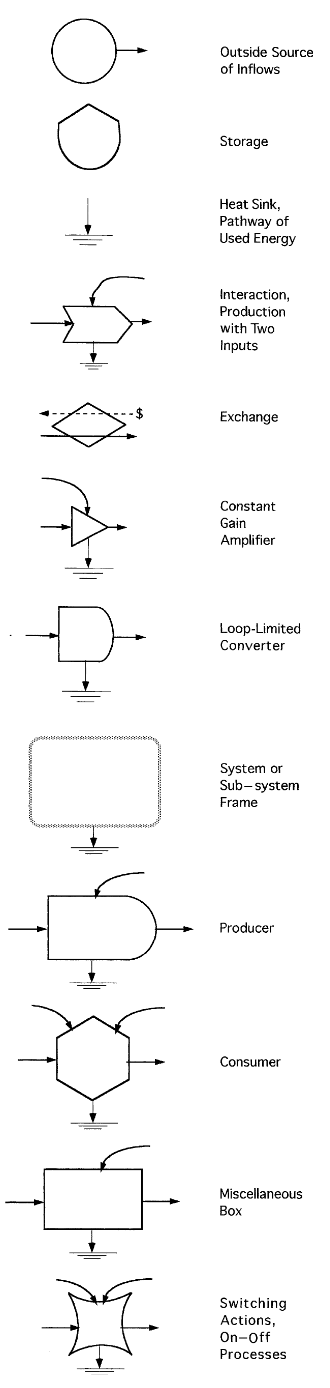
#> input picture reference-images/complete-odum-symbols.png, 330 x 1388 px
$ python measure_reference.py
#> lines starting #> are read from the running program, lines starting #| are printed output that depends on the picture
#!/usr/bin/env python3
"""Measure Odum's published symbols to produce the targets in invariants.json.

The reference sheet draws each symbol with its inflow, outflow and heat-sink
arrows attached, so a bounding box around the ink measures the arrows too. This
isolates the symbol itself by flood-filling its interior from a seed point:
the outline is closed, the arrows are outside it, so the filled region is the
body alone.

Run it to regenerate the numbers rather than editing invariants.json by hand:

    python3 tests/fidelity/measure_reference.py

The seed points below were chosen by eye from the sheet and are the only manual
input; everything downstream is measured. A seed that lands on ink, or inside a
shape whose outline is broken at this resolution, is reported rather than
silently producing a wrong number.
"""

import json
import os
import sys

from PIL import Image, ImageDraw

HERE = os.path.dirname(os.path.abspath(__file__))
ROOT = os.path.abspath(os.path.join(HERE, "..", ".."))
SHEET = os.path.join(ROOT, "reference-images", "complete-odum-symbols.png")

# (x, y) inside each symbol's closed outline on the reference sheet.
SEEDS = {
    "source":      (84, 50),
    "storage":     (88, 140),
    "interaction": (90, 320),
    "transaction": (88, 424),
    "producer":    (90, 927),
    "consumer":    (92, 1050),
    "gain":        (80, 525),
    "loop_limited":(85, 632),
    "switch":      (100, 1325),
}

FILL = 128
MAX_REASONABLE = (300, 400)


def measure(sheet, seed):
    work = sheet.copy()
    if work.getpixel(seed) < 128:
        return None, "seed lands on ink"
    ImageDraw.floodfill(work, seed, FILL, thresh=10)
    px = work.load()
    xs, ys = [], []
    for y in range(work.height):
        for x in range(work.width):
            if px[x, y] == FILL:
                xs.append(x)
                ys.append(y)
    if not xs:
        return None, "nothing filled"
    w, h = max(xs) - min(xs) + 1, max(ys) - min(ys) + 1
    if w > MAX_REASONABLE[0] or h > MAX_REASONABLE[1]:
        return None, "fill escaped (%dx%d): outline not closed at this resolution" % (w, h)
    return {"width": w, "height": h, "aspect": round(w / h, 3)}, None


def main():
    if not os.path.exists(SHEET):
        print("reference sheet not found: %s" % SHEET)
        return 1
    grey = Image.open(SHEET).convert("L")
    sheet = grey.point(lambda p: 0 if p < 128 else 255).convert("L")
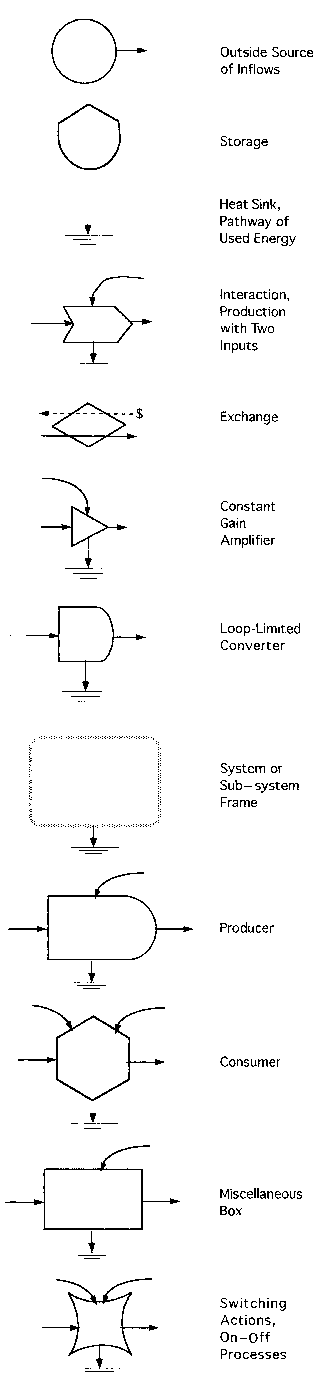
#> sheet: PIL image 330x1388 L; 97.4% white; black in thin lines or dots

    print("Measured from %s\n" % os.path.relpath(SHEET, ROOT))
    print("  %-13s %-10s %-10s %s" % ("symbol", "w x h px", "aspect", ""))
    results, failed = {}, 0
    for name, seed in sorted(SEEDS.items()):
        got, err = measure(sheet, seed)
        if err:
            print("  %-13s %s" % (name, err))
            failed += 1
            continue
        results[name] = got
        print("  %-13s %-10s %-10.3f" % (name, "%d x %d" % (got["width"], got["height"]),
                                         got["aspect"]))
#> this loop made 9 passes
#> got on passes 1 to 9: {'width': 71, 'height': 81, 'aspect': 0.877}, {'width': 33, 'height': 36, 'aspect': 0.917}, {'width': 66, 'height': 35, 'aspect': 1.89}, {'width': 54, 'height': 53, 'aspect': 1.02}, {'width': 107, 'height': 62, 'aspect': 1.73}, {'width': 62, 'height': 63, 'aspect': 0.984}, {'width': 60, 'height': 62, 'aspect': 0.968}, {'width': 58, 'height': 56, 'aspect': 1.04}, {'width': 69, 'height': 31, 'aspect': 2.23}
#|   consumer      71 x 81    0.877
#|   gain          33 x 36    0.917
#|   interaction   66 x 35    1.886
#|   loop_limited  54 x 53    1.019
#|   producer      107 x 62   1.726
#|   source        62 x 63    0.984
#|   storage       60 x 62    0.968
#|   switch        58 x 56    1.036
#> (further printed lines are left out)
#> after the loop, failed = 0; results = 9 items

    inv_path = os.path.join(HERE, "invariants.json")
    if os.path.exists(inv_path):
        with open(inv_path) as fh:
            recorded = json.load(fh)["symbols"]
        print("\nAgainst the recorded targets:")
        for name, got in sorted(results.items()):
            if name not in recorded:
                print("  %-13s measured %.3f, not recorded" % (name, got["aspect"]))
                continue
            want = recorded[name]["aspect"]
            delta = got["aspect"] - want
            flag = "" if abs(delta) < 0.001 else "   <-- differs from invariants.json"
            print("  %-13s measured %.3f, recorded %.3f%s" % (name, got["aspect"], want, flag))

    return 1 if failed else 0


if __name__ == "__main__":
    sys.exit(main())
#> (the program exits here)
